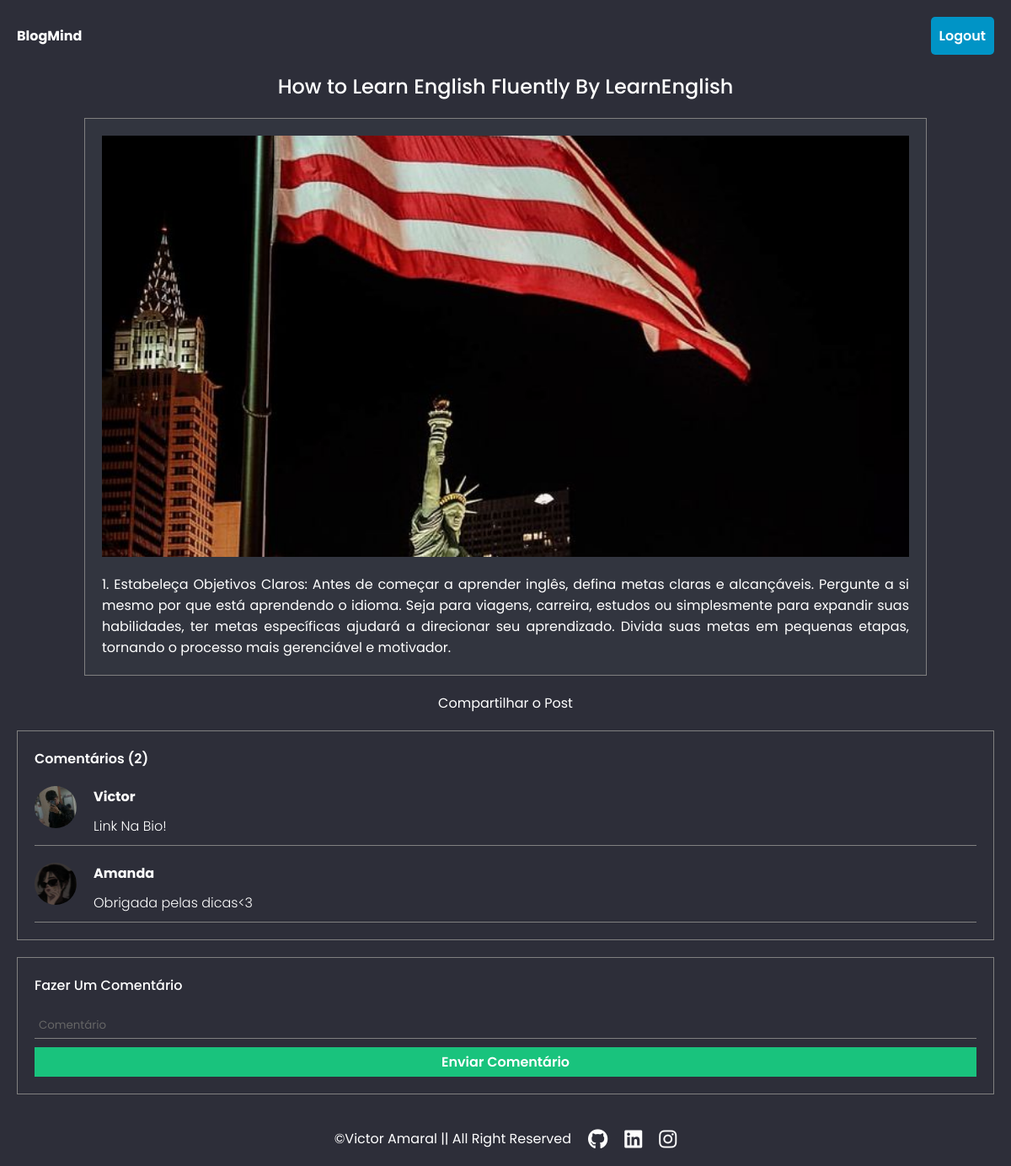
The page /blog/detail/2023/11/26/aprenda-a-falar-ingles-fluentemente-na-learnenglish (signed in) on the database its author committed.
### app_blogmind/models.py (models this page shows, shortened)
class Post(models.Model):
    user = models.ForeignKey(UserProfile, on_delete=models.CASCADE)
    title = models.CharField(max_length=250)
    image = models.ImageField(upload_to='profile_images/')
    description = models.TextField()
    modified = models.DateTimeField(auto_now=True)
    created = models.DateTimeField(auto_now_add=True)
    slug = models.SlugField(max_length=250, unique_for_date='created')
    class Meta:
        ordering = ['-created']
        indexes = [
            models.Index(fields=['-created']),
        ]

class Comment(models.Model):
    post = models.ForeignKey('Post', on_delete=models.CASCADE, related_name='comments')
    user = models.ForeignKey('UserProfile', on_delete=models.CASCADE)
    text = models.TextField()
    created = models.DateTimeField(auto_now_add=True)

class UserProfile(models.Model):
    user = models.ForeignKey(User, on_delete=models.CASCADE)
    profileimg = models.ImageField(upload_to='profile_images/', default='profile-1.jpg')
    background = models.ImageField(upload_to='profile_images/', default='profile-1.jpg')
    def __str__(self):
        return f'{self.user.username}'

### app_blogmind/views.py (the view)
# urls.py: path('detail/<int:year>/<int:month>/<int:day>/<str:slug>', ViewDetail, name='detail'),
@login_required(login_url='login')
def ViewDetail(request, year, month, day, slug):
    post = Post.objects.get(created__year=year, created__month=month, created__day=day, slug=slug)
    comments = post.comments.all()
    return render(request, 'detail/detail.html', {'post':post, 'comments':comments})

### templates/detail/detail.html (shortened to what this page needs)
{% extends 'detail/base.html' %}
{% block content %}
<section>
    <article>
        {% include 'detail/post.html' %}
    </article>
    {% include 'detail/comentario.html' %}
    {% include 'detail/comentar.html' %}
</section>
{% endblock %}

### templates/detail/header.html
<header id="header">
    <p>Blog<span>Mind</span></p>
    <a href="">Logout</a>
</header>
<p id="titulo">{{post.title}}</p>

### templates/detail/post.html
<div class="post">
    <div class="img">
        <img src="{{post.image.url}}" alt="">
    </div>
    <p class="title">
        {{post.description}}
    </p>
</div>

### templates/detail/comentario.html
<a id="share">Compartilhar o Post</a>
<div class="comentario">
    <p id="comentarios">Comentários ({{comments.count}})</p>
    {% for comment in comments %}
    <div id="comentario">
        <div id="perfil">
            <img src="{{comment.user.profileimg.url}}" alt="">
        </div>
        <div id="descricao">
            <h4>{{comment.user}}</h5>
            <p>{{comment.text}}</p>
        </div>
    </div>
    {% endfor %}
</div>

### static/css/detail/detail.css (style rules this page uses)
* { padding: 0px; margin: 0px; box-sizing: border-box; font-family: 'Poppins', sans-serif; }
body { background-color: #2d2e39; }
header { display: flex; justify-content: space-between; align-items: center; padding: 20px; background-color: #2d2e39; position: sticky; top: 0; user-select: none; z-index: 1; transition: backdrop-filter 0.3s ease; }
header p { font-weight: 700; color: white; }
header a { text-decoration: none; font-weight: 600; padding: 10px; color: white; border-radius: 5px; background-color: #0094C6; transition: 0.3s all ease; }
p#titulo { text-align: center; font-weight: 500; font-size: 1.5em; color: white; background-color: #2d2e39; user-select: none; }
a#share { cursor: pointer; color: white; text-decoration: none; transition: 0.5s all ease; }
section { display: flex; flex-direction: column; justify-content: center; align-items: center; gap: 20px; padding: 20px; background-color: #2d2e39; }
article { max-width: 1000px; padding: 20px; border: 1px solid grey; background-color: rgb(50, 53, 63); }
article div.post { display: flex; flex-direction: column; gap: 20px; }
article div.post .img { height: 500px; }
article div.post .img img { width: 100%; height: 100%; object-fit: cover; object-position: center; transition: 0.5s all ease; }
article div.post p { text-align: justify; color: white; }

### static/css/detail/comment.css (style rules this page uses)
div.comentario { display: flex; flex-direction: column; width: 100%; gap: 20px; padding: 20px; border: 1px solid grey; background-color: #2d2e39; }
div.comentario p#comentarios { font-weight: 600; color: white; user-select: none; }
div.comentario div#comentario { display: flex; gap: 20px; padding-bottom: 10px; border-bottom: 1px solid gray; }
div.comentario div#comentario div#perfil img { border-radius: 50%; width: 50px; height: 50px; object-fit: cover; object-position: center; }
div.comentario div#comentario div#descricao { display: flex; flex-direction: column; gap: 10px; color: white; }
div.comentario div#comentario div#descricao p { font-weight: 300; }

### rows shown on the page
Post: title "How to Learn English Fluently By LearnEnglish", image (picture), description "1. Estabeleça Objetivos Claros: Antes de começar a aprender inglês, defina metas claras e alcançáveis. Pergunte a si mesmo por que está aprendendo o idioma. Seja para viagens, carreira, estudos ou simplesmente para expandir suas habilidades, ter metas específicas ajudará a direcionar seu aprendizado. Divida suas metas em pequenas etapas, tornando o processo mais gerenciável e motivador.", count "2"
Comment: user.profileimg (picture), user "Victor", text "Link Na Bio!"
Comment: user.profileimg (picture), user "Amanda", text "Obrigada pelas dicas<3"
